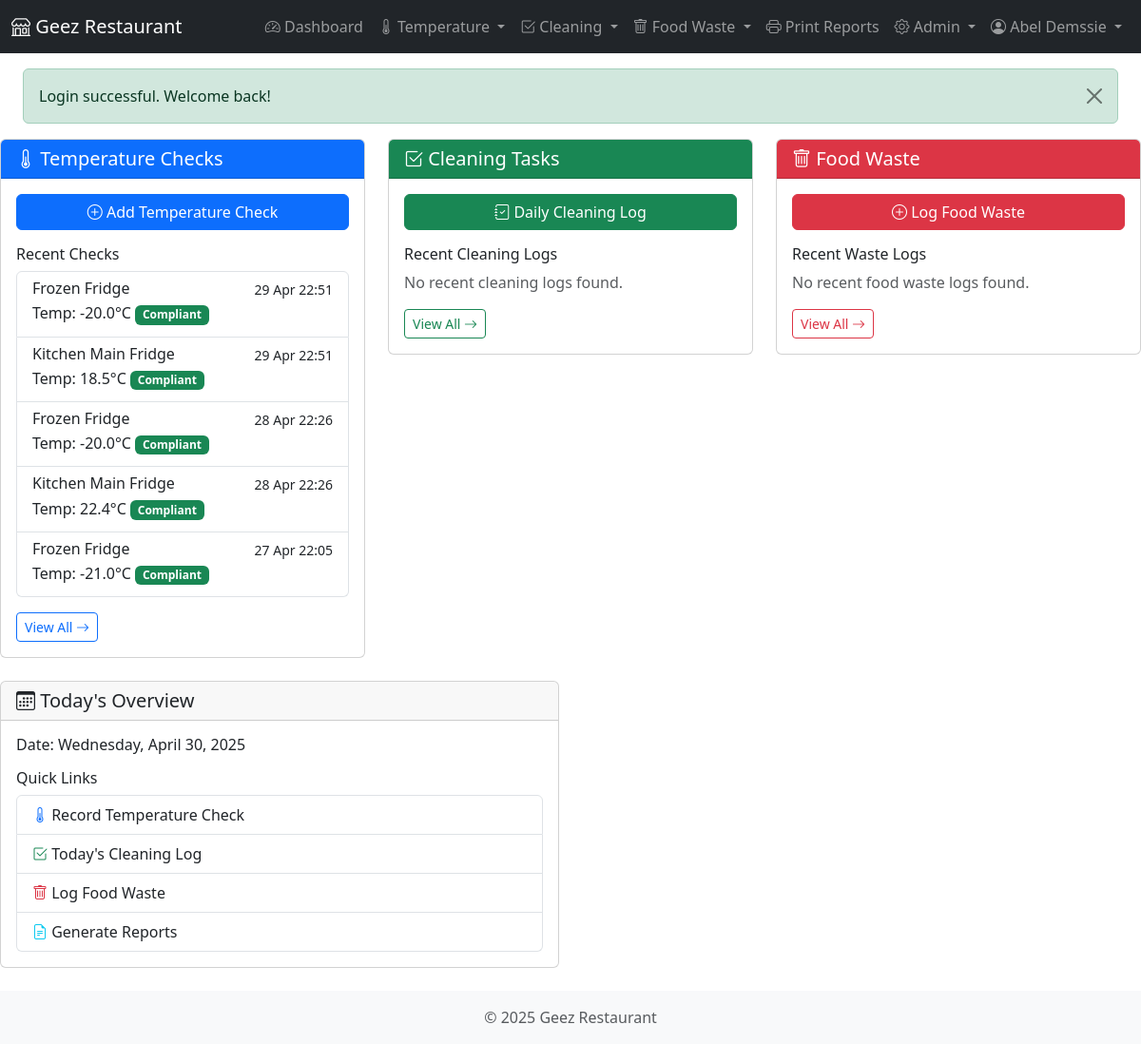
/dashboard.php (signed in), run on the app's committed database.
### tables this page shows
CREATE TABLE `temperature_checks` (
  `check_id` int(11) NOT NULL,
  `equipment_id` int(11) NOT NULL,
  `temperature` decimal(5,1) NOT NULL,
  `is_compliant` tinyint(1) NOT NULL,
  `corrective_action` text DEFAULT NULL,
  `check_date` date NOT NULL,
  `check_time` time NOT NULL,
  `checked_by_user_id` int(11) NOT NULL,
  `created_at` datetime NOT NULL,
  `updated_at` datetime DEFAULT NULL
);

CREATE TABLE `equipment` (
  `equipment_id` int(11) NOT NULL,
  `name` varchar(100) NOT NULL,
  `location` varchar(100) NOT NULL,
  `content` varchar(255) DEFAULT NULL COMMENT 'Typical content stored in the equipment',
  `quantity_in_stock` int(11) DEFAULT NULL COMMENT 'Current quantity of items in stock',
  `min_stock_quantity` int(11) DEFAULT NULL COMMENT 'Minimum desired stock quantity',
  `min_temp` decimal(5,1) NOT NULL,
  `max_temp` decimal(5,1) NOT NULL,
  `check_frequency` varchar(50) NOT NULL,
  `is_active` tinyint(1) NOT NULL DEFAULT 1,
  `created_at` datetime NOT NULL,
  `updated_at` datetime DEFAULT NULL
);

### classes/Database.php (called while the page is built, shortened)
<?php
class Database {
    private $host = DB_HOST;
    private $dbname = DB_NAME;
    private $username = DB_USER;
    private $password = DB_PASS;
    private $charset = DB_CHARSET;
    private $options = DB_OPTIONS;
    private $pdo;
    public function __construct() {
        $dsn = "mysql:host={$this->host};dbname={$this->dbname};charset={$this->charset}";
        try {
            $this->pdo = new PDO($dsn, $this->username, $this->password, $this->options);
        } catch (PDOException $e) {
            throw new Exception("Database connection failed: " . $e->getMessage());
        }
    }
    public function query($sql, $params = []) {
        try {
            $stmt = $this->pdo->prepare($sql);
            $stmt->execute($params);
            return $stmt;
        } catch (PDOException $e) {
            throw new Exception("Query failed: " . $e->getMessage());
        }
    }
    public function fetchAll($sql, $params = []) {
        $stmt = $this->query($sql, $params);
        return $stmt->fetchAll();
    }
}

### includes/functions.php (called while the page is built, shortened)
<?php
function formatDate($date, $format = 'Y-m-d') {
    $datetime = new DateTime($date);
    return $datetime->format($format);
}
function formatDateTime($datetime, $format = 'Y-m-d H:i:s') {
    $dt = new DateTime($datetime);
    return $dt->format($format);
}
function getCurrentDate() {
    return date('Y-m-d');
}
function hasRole($roles) {
    return in_array($_SESSION['role'], $roles);
}

### dashboard.php (the view, shortened to what this page needs)
<?php
require_once dirname(__FILE__) . '/config/database.php';
require_once INCLUDE_PATH . '/functions.php';
require_once CLASS_PATH . '/Database.php';
$db = new Database();
$current_date = getCurrentDate();
$recent_temp_checks = $db->fetchAll(
    "SELECT tc.check_id, tc.temperature, tc.is_compliant, tc.check_date, tc.check_time,
    CONCAT(tc.check_date, ' ', tc.check_time) as check_timestamp,
    e.equipment_id, e.name as equipment_name
    FROM temperature_checks tc
    JOIN equipment e ON tc.equipment_id = e.equipment_id
    ORDER BY tc.check_date DESC, tc.check_time DESC
    LIMIT 5"
);
$recent_cleaning = $db->fetchAll(
    "SELECT cl.*, ct.description as task_description, cloc.name as location_name
     FROM cleaning_log cl
     JOIN cleaning_task ct ON cl.task_id = ct.task_id
     JOIN cleaning_locations cloc ON cl.location_id = cloc.location_id
     ORDER BY cl.completed_date DESC, cl.completed_time DESC LIMIT 5"
);
$recent_waste = $db->fetchAll(
    "SELECT fw.*, u.full_name as recorded_by
     FROM food_waste_log fw
     JOIN users u ON fw.recorded_by_user_id = u.user_id
     ORDER BY fw.waste_date DESC LIMIT 5"
);
require_once INCLUDE_PATH . '/header.php';
?>
<div class="row">
    <div class="col-md-4">
        <div class="card mb-4">
            <div class="card-header bg-primary text-white">
                <h5 class="card-title mb-0"><i class="bi bi-thermometer-half"></i> Temperature Checks</h5>
            </div>
            <div class="card-body">
                <div class="d-grid gap-2 mb-3">
                    <a href="<?php echo BASE_URL; ?>/modules/temperature/add.php" class="btn btn-primary">
                        <i class="bi bi-plus-circle"></i> Add Temperature Check
                    </a>
                </div>
                <h6>Recent Checks</h6>
                <?php if (empty($recent_temp_checks)): ?>
                <p class="text-muted">No recent temperature checks found.</p>
                <?php else: ?>
                <div class="list-group">
                    <?php foreach ($recent_temp_checks as $check): ?>
                    <a href="<?php echo BASE_URL; ?>/modules/temperature/view.php?id=<?php echo $check['check_id']; ?>" class="list-group-item list-group-item-action">
                        <div class="d-flex w-100 justify-content-between">
                            <h6 class="mb-1"><?php echo htmlspecialchars($check['equipment_name']); ?></h6>
                            <small><?php echo formatDateTime($check['check_timestamp'], 'd M H:i'); ?></small>
                        </div>
                        <p class="mb-1">
                            Temp: <?php echo htmlspecialchars($check['temperature']); ?>°C
                            <span class="badge bg-<?php echo isset($check['is_compliant']) && $check['is_compliant'] ? 'success' : 'danger'; ?>">
                                <?php echo isset($check['is_compliant']) && $check['is_compliant'] ? 'Compliant' : 'Non-Compliant'; ?>
                            </span>
                        </p>
                    </a>
                    <?php endforeach; ?>
                </div>
                <?php endif; ?>
                <div class="mt-3">
                    <a href="<?php echo BASE_URL; ?>/modules/temperature/view.php" class="btn btn-sm btn-outline-primary">
                        View All <i class="bi bi-arrow-right"></i>
                    </a>
                </div>
            </div>
        </div>
    </div>
    <div class="col-md-4">
        <div class="card mb-4">
            <div class="card-header bg-success text-white">
                <h5 class="card-title mb-0"><i class="bi bi-check2-square"></i> Cleaning Tasks</h5>
            </div>
            <div class="card-body">
                <div class="d-grid gap-2 mb-3">
                    <a href="<?php echo BASE_URL; ?>/modules/cleaning/log.php" class="btn btn-success">
                        <i class="bi bi-journal-check"></i> Daily Cleaning Log
                    </a>
                </div>
                <h6>Recent Cleaning Logs</h6>
                <?php if (empty($recent_cleaning)): ?>
                <p class="text-muted">No recent cleaning logs found.</p>
                <?php endif; ?>
                <div class="mt-3">
                    <a href="<?php echo BASE_URL; ?>/modules/cleaning/report.php" class="btn btn-sm btn-outline-success">
                        View All <i class="bi bi-arrow-right"></i>
                    </a>
                </div>
            </div>
        </div>
    </div>
    <div class="col-md-4">
        <div class="card mb-4">
            <div class="card-header bg-danger text-white">
                <h5 class="card-title mb-0"><i class="bi bi-trash"></i> Food Waste</h5>
            </div>
            <div class="card-body">
                <div class="d-grid gap-2 mb-3">
                    <a href="<?php echo BASE_URL; ?>/modules/waste/add.php" class="btn btn-danger">
                        <i class="bi bi-plus-circle"></i> Log Food Waste
                    </a>
                </div>
                <h6>Recent Waste Logs</h6>
                <?php if (empty($recent_waste)): ?>
                <p class="text-muted">No recent food waste logs found.</p>
                <?php endif; ?>
                <div class="mt-3">
                    <a href="<?php echo BASE_URL; ?>/modules/waste/view.php" class="btn btn-sm btn-outline-danger">
                        View All <i class="bi bi-arrow-right"></i>
                    </a>
                </div>
            </div>
        </div>
    </div>
</div>
<div class="row">
    <div class="col-md-6">
        <div class="card mb-4">
            <div class="card-header">
                <h5 class="card-title mb-0"><i class="bi bi-calendar3"></i> Today's Overview</h5>
            </div>
            <div class="card-body">
                <h6>Date: <?php echo formatDate($current_date ?? '', 'l, F j, Y'); ?></h6>
                <div class="mt-3">
                    <h6>Quick Links</h6>
                    <div class="list-group">
                        <a href="<?php echo BASE_URL; ?>/modules/temperature/add.php" class="list-group-item list-group-item-action">
                            <i class="bi bi-thermometer-half text-primary"></i> Record Temperature Check
                        </a>
                        <a href="<?php echo BASE_URL; ?>/modules/cleaning/log.php?date=<?php echo $current_date; ?>" class="list-group-item list-group-item-action">
                            <i class="bi bi-check2-square text-success"></i> Today's Cleaning Log
                        </a>
                        <a href="<?php echo BASE_URL; ?>/modules/waste/add.php" class="list-group-item list-group-item-action">
                            <i class="bi bi-trash text-danger"></i> Log Food Waste
                        </a>
                        <?php if (hasRole(['manager', 'admin'])): ?>
                        <a href="<?php echo BASE_URL; ?>/modules/temperature/report.php" class="list-group-item list-group-item-action">
                            <i class="bi bi-file-earmark-text text-info"></i> Generate Reports
                        </a>
                        <?php endif; ?>
                    </div>
                </div>
            </div>
        </div>
    </div>
</div>
<?php
require_once INCLUDE_PATH . '/footer.php';
?>

### data on the page
temperature_checks: equipment.name "Frozen Fridge", check_timestamp "29 Apr 22:51", temperature "-20.0", is_compliant "Compliant"
temperature_checks: equipment.name "Kitchen Main Fridge", check_timestamp "29 Apr 22:51", temperature "18.5", is_compliant "Compliant"
temperature_checks: equipment.name "Frozen Fridge", check_timestamp "28 Apr 22:26", temperature "-20.0", is_compliant "Compliant"
temperature_checks: equipment.name "Kitchen Main Fridge", check_timestamp "28 Apr 22:26", temperature "22.4", is_compliant "Compliant"
temperature_checks: equipment.name "Frozen Fridge", check_timestamp "27 Apr 22:05", temperature "-21.0", is_compliant "Compliant"

### other printed values
$_SESSION['full_name'] "Abel Demssie"
$flash_message['message'] "Login successful. Welcome back!"
formatDate($current_date ?? '', 'l, F j, Y') "Wednesday, April 30, 2025"
